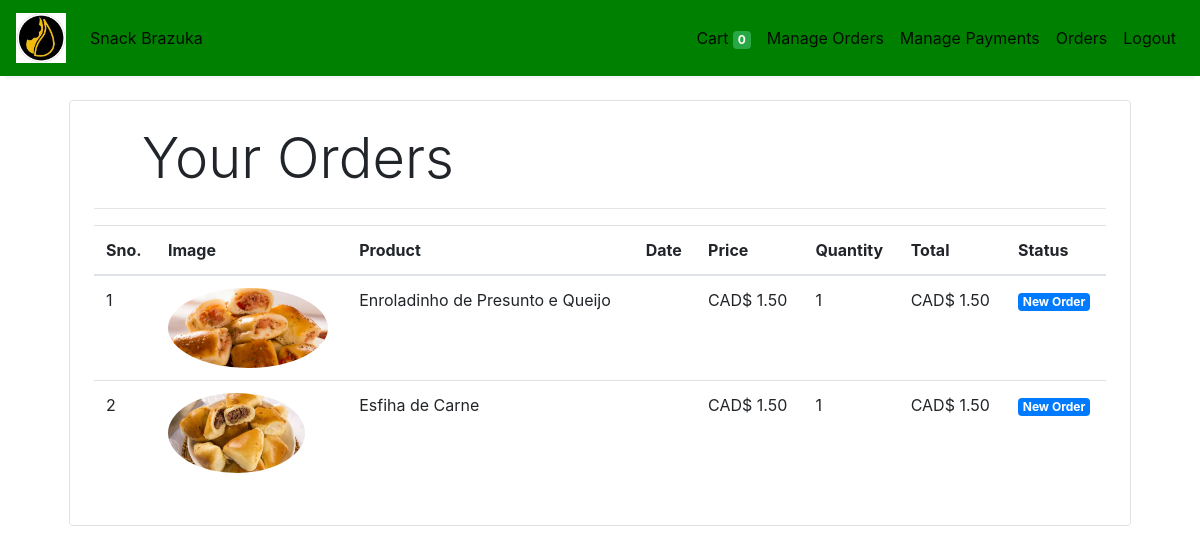
Before: /orders (signed in) with the older database file.
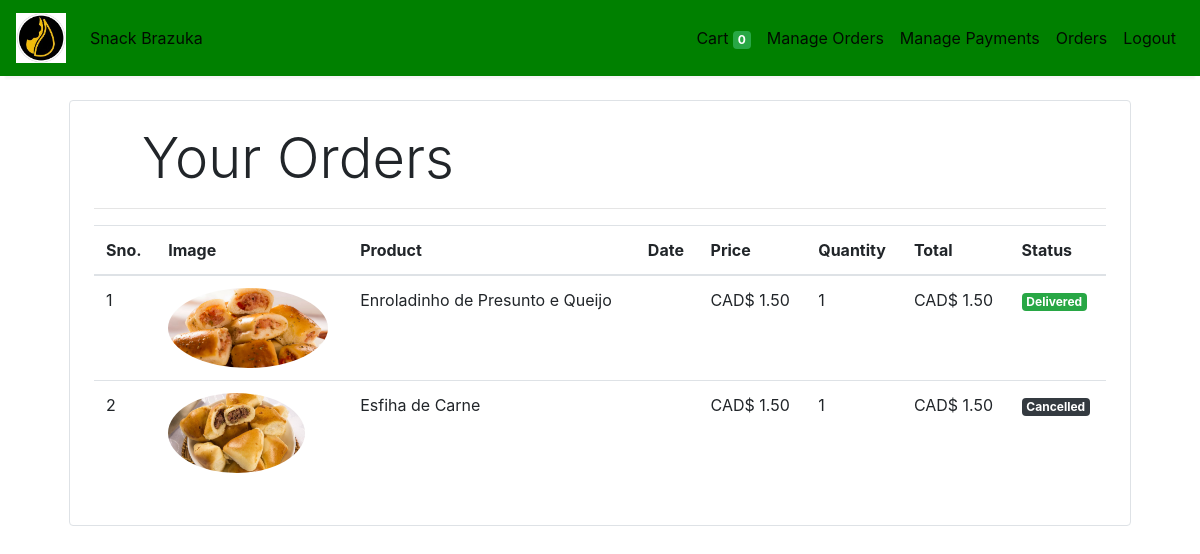
After: the same page with the newer database file.
### store/models/orders.py (models this page shows, shortened)
class Order(models.Model):
    id = models.IntegerField(primary_key=True)
    product = models.ForeignKey(Products,on_delete=models.CASCADE)
    customer = models.ForeignKey(Customer,on_delete=models.CASCADE)
    quantity = models.IntegerField(default=1)
    price= models.DecimalField(max_digits=6, decimal_places=2, default=0)
    address = models.CharField (max_length=50, default='', blank=True)
    date_order = models.DateField (default=datetime.datetime.today)
    date_delivery = models.DateField (default=datetime.datetime.today)
    status = models.CharField (max_length=1, default=0)
    @staticmethod
    def get_orders_by_customer(customer_id):
        return Order.objects.filter(customer=customer_id).order_by('-date_delivery')

### store/models/product.py (models this page shows, shortened)
class Products(models.Model):
    id = models.IntegerField(primary_key=True)
    name = models.CharField(max_length=60)
    price= models.DecimalField(max_digits=6, decimal_places=2, default=0)
    category= models.ForeignKey(Category,on_delete=models.CASCADE,default=1 )
    description= models.CharField(max_length=250, default='', blank=True, null= True)
    image= models.ImageField(upload_to='uploads/products/')

### store/middlewares/auth.py (the view)
    def middleware(request):
        returnUrl = request.META['PATH_INFO']
        if not request.session.get('customer'):
           return redirect(f'login?return_url={returnUrl}')
        response = get_response(request)
        return response

### store/templatetags/custom_filter.py (called while the page is built)
@register.filter(name='currency')
def currency(number):
    return "CAD$ "+str(number)

@register.filter(name='multiply')
def multiply(number , number1):
    return number * number1

### store/views/orders.py (called while the page is built)
    def get(self , request ):
        customer = request.session.get('customer')
        orders = Order.get_orders_by_customer(customer)
        return render(request , 'orders.html'  , {'orders' : orders})

### store/templates/orders.html (shortened to what this page needs)
{% extends 'base.html' %}
{% block content %}
{% load cart %}
{% load custom_filter %}
<div class="container">
   <div class="border rounded p-4 m-4">
        <p class="display-4 pl-4 ml-4">Your Orders</p>
        <hr>
        <table class="table">
            <thead>
                <tr>
                    <th>Sno.</th>
                    <th>Image</th>
                    <th>Product</th>
                    <th>Date</th>
                    <th>Price</th>
                    <th>Quantity</th>
                    <th>Total</th>
                    <th>Status</th>
                </tr>
            </thead>
            <tbody>
                {% for order in orders %}
                <tr>
                    <td>{{forloop.counter}}</td>
                    <td><img style="height: 80px;" class="rounded-circle" src="{{order.product.image.url}}" alt=""></td>
                    <td>{{order.product.name}}</td>
                    <td>{{order.date}}</td>
                    <td>{{order.price|currency}}</td>
                    <td>{{order.quantity}}</td>
                    <td>{{order.quantity|multiply:order.price|currency}}</td>
                    {% if order.status == '0' %}
                    <td><small class="badge badge-primary"> New Order </small></td>
                    {% endif %}
                    {% if order.status == '3' %}
                    <td><small class="badge badge-success"> Delivered </small></td>
                    {% endif %}
                    {% if order.status == '9' %}
                    <td><small class="badge badge-dark"> Cancelled </small></td>
                    {% endif %}
                </tr>
                {% endfor %}
            </tbody>
        </table>
   </div>
</div>
{% endblock %}

### store/templates/base.html (shortened to what this page needs)
<!doctype html>
<html lang="en">
    <head>
      <link rel="stylesheet" href="https://maxcdn.bootstrapcdn.com/bootstrap/4.0.0/css/bootstrap.min.css"
>
    </head>
    <body>
        <nav class="one-edge-shadow
          navbar navbar-light
          sticky-top navbar
          navbar-expand-lg
          text-white">
            <a class="navbar-brand ms-3 text-dark " href="/">
            <link rel="stylesheet" href="https://use.fontawesome.com/releases/v5.7.0/css/all.css">
            <img src="/static/img/Logo.png" style="width:50px;height:50px"></a>
            <div class="collapse navbar-collapse" id="navbarSupportedContent">
              <ul class="navbar-nav mr-auto">
                <li class="nav-item active">
                  <a class="nav-link" href="/store">Snack Brazuka<span class="sr-only">(current)</span></a>
                </li>
              </ul>
              <ul class=" navbar-nav my-2 my-lg-0">
                  <li class="nav-item active">
                      <a class="nav-link" href="">
                      </a>
                  </li>
                  <li class="nav-item active">
                      <a class="nav-link" href="/cart">
                          Cart
                          <span class="badge badge-success">{{request.session.cart.keys|length}}</span>
                      </a>
                  </li>
                  {% if request.session.customer == 1 %}
                  <li class="nav-item active ">
                      <a class="nav-link" href="/manage_orders/0"> Manage Orders <span class="sr-only">(current)</span></a>
                  </li>
                  <li class="nav-item active ">
                      <a class="nav-link" href="/manage_payments"> Manage Payments <span class="sr-only">(current)</span></a>
                  </li>
                  {% endif %}
                  {% if request.session.customer %}
                  <li class="nav-item active ">
                      <a class="nav-link" href="/orders">Orders<span class="sr-only">(current)</span></a>
                  </li>
                  <li class="nav-item active ">
                      <a class="nav-link" href="/logout">Logout<span class="sr-only">(current)</span></a>
                  </li>
                  {% endif %}
              </ul>
            </div>
          </nav>
      {% block content %}{% endblock %}
    </body>
</html>

### store/templates/base.html (style rules this page uses)
nav { background-color: green; }
.one-edge-shadow { box-shadow: 0 8px 2px -5px rgb(246, 245, 245); }

Changed rows visible on the page:
changed Order "Enroladinho de Presunto e Queijo": status "New Order" → "Delivered"
changed Order "Esfiha de Carne": status "New Order" → "Cancelled"
